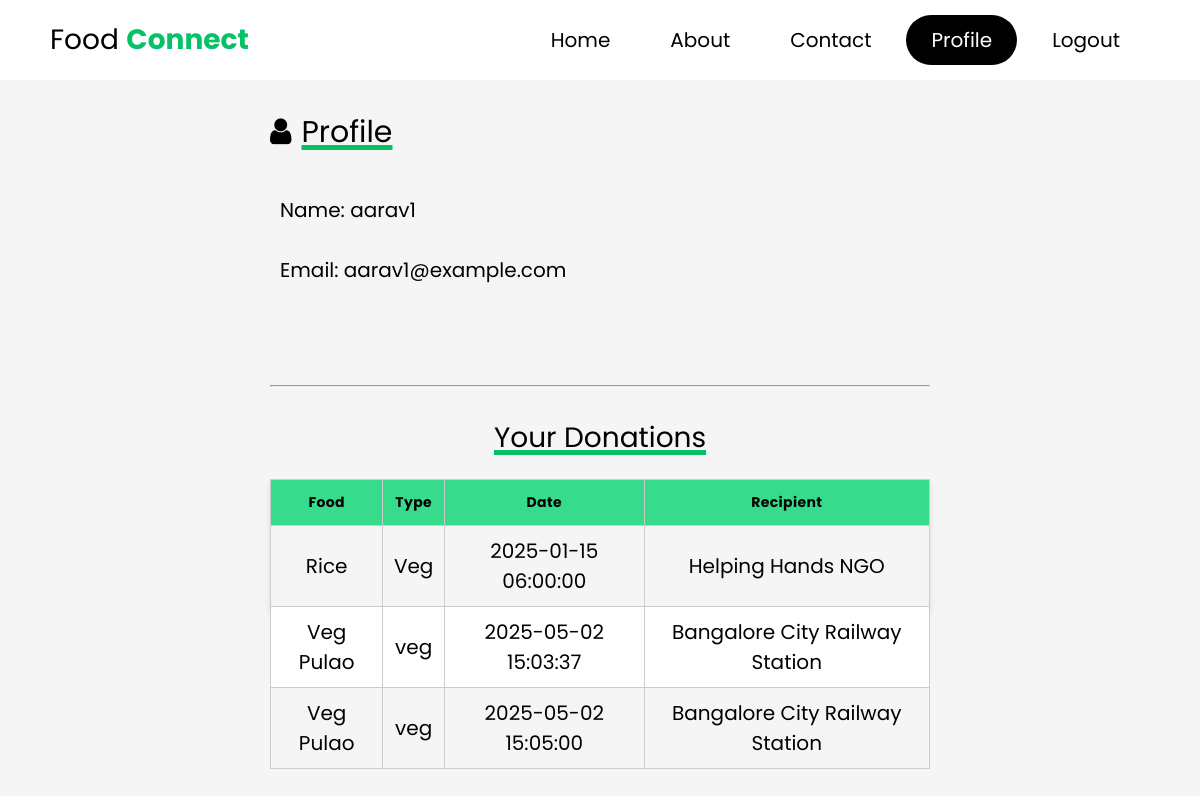
The app's page /profile.php (signed in) with its own data.
### tables this page shows
CREATE TABLE `users` (
  `user_id` int(11) NOT NULL,
  `username` varchar(255) NOT NULL,
  `email` varchar(255) NOT NULL,
  `password` varchar(255) NOT NULL,
  `phone` varchar(15) NOT NULL,
  `district` varchar(100) NOT NULL
);

CREATE TABLE `food_donations` (
  `id` int(11) NOT NULL,
  `email` varchar(100) NOT NULL,
  `food` varchar(100) NOT NULL,
  `type` varchar(20) NOT NULL,
  `donor_name` varchar(100) NOT NULL,
  `donor_phone` varchar(15) NOT NULL,
  `donor_district` varchar(100) NOT NULL,
  `donor_address` varchar(255) NOT NULL,
  `recipient_type` varchar(50) NOT NULL,
  `recipient_name` varchar(100) NOT NULL,
  `delivery_person_name` varchar(100) NOT NULL,
  `payment_method` varchar(50) NOT NULL,
  `donation_date` timestamp NOT NULL DEFAULT current_timestamp() ON UPDATE current_timestamp()
);

### profile.php (the view, shortened to what this page needs)
<?php
include("connection.php");
$user_email = $_SESSION['email'] ?? '';
$user_name = '';
$stmtUser = $connection->prepare("SELECT username FROM users WHERE email = ?");
$stmtUser->bind_param("s", $user_email);
$stmtUser->execute();
$resultUser = $stmtUser->get_result();
if ($userRow = $resultUser->fetch_assoc()) {
    $user_name = $userRow['username'];
}
$stmt = $connection->prepare("SELECT food, type, donation_date, recipient_name FROM food_donations WHERE email = ?");
$stmt->bind_param("s", $user_email);
$stmt->execute();
$result = $stmt->get_result();
?>
<!DOCTYPE html>
<html lang="en">
<head>
    <link rel="stylesheet" href="home.css">
    <link rel="stylesheet" href="profile.css">
    <link rel="stylesheet" href="https://cdnjs.cloudflare.com/ajax/libs/font-awesome/4.7.0/css/font-awesome.min.css">
</head>
<body>
<header>
    <div class="logo">Food <b style="color: #06C167;">Connect</b></div>
    <nav class="nav-bar">
        <ul>
            <li><a href="home.php">Home</a></li>
            <li><a href="about.html">About</a></li>
            <li><a href="contact.html">Contact</a></li>
            <li><a href="profile.php" class="active">Profile</a></li>
            <li><a href="logout.php">Logout</a></li>
        </ul>
    </nav>
</header>
<div class="profile">
    <div class="profilebox">
        <p class="headingline" style="text-align: left; font-size: 30px;">
            <i class="fa fa-user" style="padding-right: 10px;"></i>Profile
        </p><br>
        <div class="info" style="padding-left:10px;">
            <p>Name: <?php echo htmlspecialchars($user_name); ?></p><br>
            <p>Email: <?php echo htmlspecialchars($user_email); ?></p><br>
        </div><br><br>
        <hr><br>
        <p class="heading">Your Donations</p>
        <div class="table-container">
            <div class="table-wrapper">
                <table class="table">
                    <thead>
                        <tr>
                            <th>Food</th>
                            <th>Type</th>
                            <th>Date</th>
                            <th>Recipient</th>
                        </tr>
                    </thead>
                    <tbody>
                        <?php
                        if ($result->num_rows > 0) {
                            while ($row = $result->fetch_assoc()) {
                                echo "<tr>
                                        <td>" . htmlspecialchars($row['food']) . "</td>
                                        <td>" . htmlspecialchars($row['type']) . "</td>
                                        <td>" . htmlspecialchars($row['donation_date']) . "</td>
                                        <td>" . htmlspecialchars($row['recipient_name']) . "</td>
                                      </tr>";
                            }
                        } else {
                            echo "<tr><td colspan='4'>No donations found.</td></tr>";
                        }
                        ?>
                    </tbody>
                </table>
            </div>
        </div>
    </div>
</div>
</body>
</html>

### home.css (style rules this page uses)
:root { --navcolor:white; --navfont:black; --green:#06C167; --box-shadow:0 .5rem 1rem rgba(0,0,0.1) }
* { margin: 0; padding: 0; list-style: none; text-decoration: none; box-sizing: border-box; font-family: 'Poppins', sans-serif; }
body { background-color: #fefefe; }
header { width: 100%; height: 80px; background-color: var(--navcolor); display: flex; justify-content: space-between; align-items: center; padding: 0 100px; }
.logo { font-size: 28px; color:var(--navfont); }
.nav-bar ul { display: flex; }
.nav-bar ul li a { display: block; color: var(--navfont); font-size: 20px ; padding:10px 25px; border-radius: 50px; transition: 0.2s; margin: 0 5px; }
.nav-bar ul li a.active { color:var(--navcolor); background-color: var(--navfont); }
@media only screen and (max-width:1320px) { header { padding:0 50px; } }
.heading { font-size: 28px; text-align: center; align-items: center; text-decoration: underline 5px; text-decoration-color: #06C167; }

### profile.css (style rules this page uses)
body { background-color: #f5f5f5; font-family: Arial, sans-serif; margin: 0; padding: 0; }
.profilebox { padding-top: 8rem; text-align: center; width: 700px; height: 900px; margin: 20px auto ; color:black; padding: 10px 20px 20px 20px; font-size: 20px; }
.info { text-align: left; padding: 10px; }
.table-container { padding: 0 ; margin: 20px auto 10px; box-shadow: 0px 4px 6px rgba(0, 0, 0, 0.1); }
.table { width: 100%; border-collapse:separate; border-spacing: 0px; }
th { position:sticky; top:0px; background-color: #37db8c; }
.table-wrapper { max-height: 130px; overflow-y: scroll; }
.table thead tr th { font-size: 14px; font-weight: medium; letter-spacing: 0.35px; opacity: 1; padding: 12px; vertical-align: top; }
.headingline { font-size: 28px; text-align: center; align-items: center; text-decoration: underline 5px; text-decoration-color: #06C167; }

### profile.php (style rules this page uses)
.table { width: 100%; border-collapse: collapse; }
.table th, .table td { border: 1px solid #ccc; padding: 10px; text-align: center; }
.table thead { background-color: #06C167; color: black; }
.table tbody tr:nth-child(even) { background-color: rgb(255, 255, 255); }
.table-wrapper { overflow: visible; }

### records on screen
users: username "aarav1"
food_donations: food "Rice", type "Veg", donation_date "2025-01-15 06:00:00", recipient_name "Helping Hands NGO"
food_donations: food "Veg Pulao", type "veg", donation_date "2025-05-02 15:03:37", recipient_name "Bangalore City Railway Station"
food_donations: food "Veg Pulao", type "veg", donation_date "2025-05-02 15:05:00", recipient_name "Bangalore City Railway Station"

### other values on screen
$user_email "aarav1@example.com"
